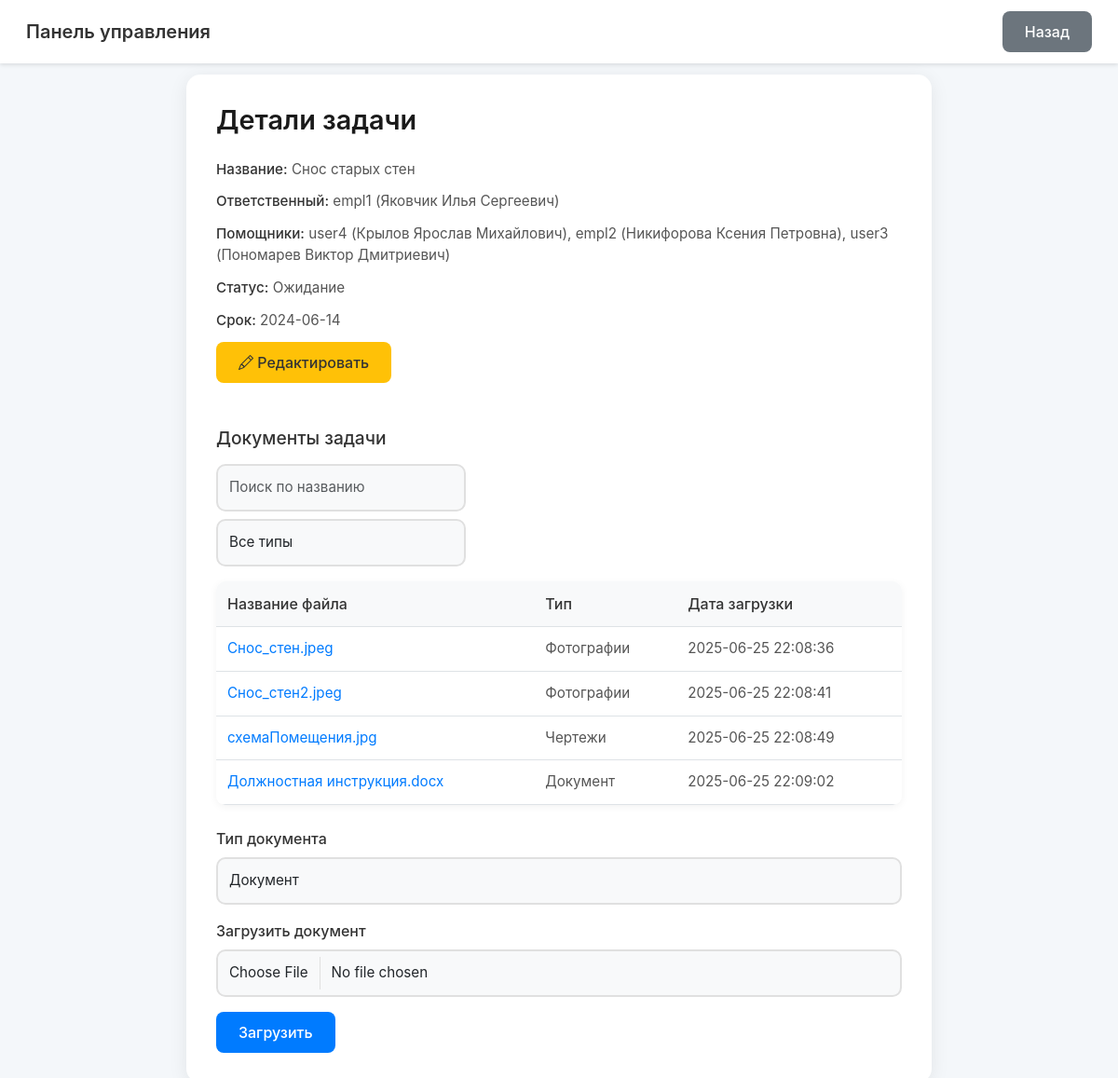
/pages/task_details.php?task_id=35 (signed in), run on the app's committed database.
### tables this page shows
CREATE TABLE `tasks` (
  `task_id` int NOT NULL,
  `project_id` int DEFAULT NULL,
  `responsible_id` int NOT NULL,
  `task_name` varchar(255) DEFAULT NULL,
  `assistants` json NOT NULL,
  `status` varchar(50) DEFAULT NULL,
  `deadline` date DEFAULT NULL,
  `created_by` int DEFAULT NULL
);

CREATE TABLE `task_documents` (
  `document_id` int NOT NULL,
  `task_id` int DEFAULT NULL,
  `file_name` varchar(255) DEFAULT NULL,
  `file_path` varchar(255) DEFAULT NULL,
  `document_type` varchar(50) NOT NULL DEFAULT 'document',
  `uploaded_by` int DEFAULT NULL,
  `upload_date` timestamp NULL DEFAULT CURRENT_TIMESTAMP
);

### db.php (called while the page is built, shortened)
<?php
function getProjectParticipants($conn, $project_id) {
    $sql = "CALL GetProjectParticipants(?)";
    $stmt = $conn->prepare($sql);
    $stmt->bind_param("i", $project_id);
    $stmt->execute();
    $result = $stmt->get_result();
    $participants = $result->fetch_all(MYSQLI_ASSOC);
    return $participants;
}
function getTaskDetails($conn, $task_id) {
    $stmt = $conn->prepare("SELECT * FROM tasks WHERE task_id = ?");
    $stmt->bind_param("i", $task_id);
    $stmt->execute();
    $result = $stmt->get_result();
    $task = $result->fetch_assoc();
    return $task;
}
function getTaskDocuments($conn, $task_id) {
    $stmt = $conn->prepare("SELECT document_id, task_id, file_name, file_path, document_type, upload_date, uploaded_by FROM task_documents WHERE task_id = ?");
    $stmt->bind_param("i", $task_id);
    $stmt->execute();
    $result = $stmt->get_result();
    $documents = $result->fetch_all(MYSQLI_ASSOC);
    return $documents;
}
function canViewTask($conn, $user_id, $task_id) {
    $task = getTaskDetails($conn, $task_id);
    $project_id = $task["project_id"];
    $role_id = $_SESSION["role_id"];
    if ($role_id == 1 || $role_id == 2) {
        return true;
    }
    return false;
}
function canUploadTaskDocument($conn, $user_id, $task_id) {
    $task = getTaskDetails($conn, $task_id);
    $project_id = $task["project_id"];
    $role_id = $_SESSION["role_id"];
    if ($role_id == 1 || $role_id == 2) {
        return true;
    }
    return false;
}
function getUserById($conn, $user_id) {
    $stmt = $conn->prepare("SELECT username FROM users WHERE user_id = ?");
    $stmt->bind_param("i", $user_id);
    $stmt->execute();
    $result = $stmt->get_result();
    $user = $result->fetch_assoc();
    return $user;
}
?>

### pages/task_details.php (the view, shortened to what this page needs)
<?php
require_once __DIR__ . '/../db.php';
$task_id = intval($_GET["task_id"]);
$task = getTaskDetails($conn, $task_id);
$project_id = $task["project_id"];
$documents = getTaskDocuments($conn, $task_id);
if (!canViewTask($conn, $_SESSION["user_id"], $task_id)) {
    error_log("Ошибка: нет доступа к задаче, task_id=$task_id, user_id=" . $_SESSION["user_id"]);
    $_SESSION["error_msg"] = "У вас нет доступа к этой задаче.";
    header("Location: ../index.php");
    exit();
}
$participants = getProjectParticipants($conn, $project_id);
$responsible = getUserById($conn, $task["responsible_id"]);
$responsible_name = 'Не указан';
if ($responsible) {
    $full_name = '';
    foreach ($participants as $participant) {
        if ($participant["user_id"] == $task["responsible_id"]) {
            $full_name = $participant["full_name"];
            break;
        }
    }
    $responsible_name = $responsible["username"] . ($full_name ? " ($full_name)" : "");
}
$assistants = json_decode($task["assistants"], true) ?? [];
$assistant_names = array_map(function($id) use ($conn, $participants) {
    $user = getUserById($conn, $id);
    if ($user) {
        $full_name = '';
        foreach ($participants as $participant) {
            if ($participant["user_id"] == $id) {
                $full_name = $participant["full_name"];
                break;
            }
        }
        return $user["username"] . ($full_name ? " ($full_name)" : "");
    }
    error_log("Помощник не найден, assistant_id=$id");
    return 'Не указан';
}, $assistants);
$can_upload = canUploadTaskDocument($conn, $_SESSION["user_id"], $task_id);
$statusTranslations = [
    'pending' => 'Ожидание',
    'in_progress' => 'В процессе',
    'completed' => 'Завершено'
];
$documentTypeTranslations = [
    'drawing' => 'Чертежи',
    'report' => 'Отчеты',
    'photo' => 'Фотографии',
    'document' => 'Документ'
];
$translatedStatus = $statusTranslations[$task["status"]] ?? $task["status"];
?>
<!DOCTYPE html>
<html lang="ru">
<head>
    <link href="https://cdn.jsdelivr.net/npm/bootstrap@5.3.0/dist/css/bootstrap.min.css" rel="stylesheet">
    <link href="https://cdn.jsdelivr.net/npm/bootstrap-icons/font/bootstrap-icons.css" rel="stylesheet">
</head>
<body>
    <nav class="navbar fixed-top">
        <div class="container-fluid">
            <a class="navbar-brand" href="../index.php">Панель управления</a>
            <div class="d-flex">
                <a href="../pages/project_details.php?id=<?= $project_id ?>" class="btn btn-secondary">Назад</a>
            </div>
        </div>
    </nav>
    <div class="container">
        <h2>Детали задачи</h2>
        <div class="task-info">
            <p><strong>Название:</strong> <?= htmlspecialchars($task["task_name"] ?? '') ?></p>
            <p><strong>Ответственный:</strong> <?= htmlspecialchars($responsible_name) ?></p>
            <p><strong>Помощники:</strong> <?= implode(', ', array_map('htmlspecialchars', $assistant_names)) ?: 'Нет помощников' ?></p>
            <p><strong>Статус:</strong> <?= htmlspecialchars($translatedStatus) ?></p>
            <p><strong>Срок:</strong> <?= htmlspecialchars($task["deadline"] ?? '') ?></p>
        </div>
        <?php if ($_SESSION["role_id"] == 1 || $_SESSION["role_id"] == 2): ?>
            <a href="../pages/edit_task.php?task_id=<?= $task_id ?>" class="btn btn-warning mb-3"><i class="bi bi-pencil"></i> Редактировать</a>
        <?php endif; ?>
        <h4>Документы задачи</h4>
        <div class="mb-3 d-flex justify-content-between align-items-end">
            <div class="searchable-filter">
                <input type="text" id="documentSearch" class="form-control" placeholder="Поиск по названию" autocomplete="off">
                <select id="typeFilter" class="form-select mt-2">
                    <option value="">Все типы</option>
                </select>
            </div>
        </div>
        <table class="table table-hover" id="documentsTable">
            <thead>
                <tr>
                    <th>Название файла</th>
                    <th>Тип</th>
                    <th>Дата загрузки</th>
                </tr>
            </thead>
            <tbody>
                <?php foreach ($documents as $doc): ?>
                    <tr>
                        <td><a href="<?= htmlspecialchars($doc["file_path"] ?? '') ?>" target="_blank" download="<?= htmlspecialchars($doc["file_name"] ?? '') ?>"><?= htmlspecialchars($doc["file_name"] ?? '') ?></a></td>
                        <td data-type="<?= htmlspecialchars($doc["document_type"] ?? '') ?>"><?= htmlspecialchars($documentTypeTranslations[$doc["document_type"]] ?? $doc["document_type"]) ?></td>
                        <td><?= htmlspecialchars($doc["upload_date"] ?? '') ?></td>
                    </tr>
                <?php endforeach; ?>
            </tbody>
        </table>
        <?php if ($can_upload): ?>
            <form action="upload_task_document.php" method="post" enctype="multipart/form-data" class="mt-4">
                <div class="mb-3">
                    <label for="document_type" class="form-label">Тип документа</label>
                    <select class="form-select" id="document_type" name="document_type" required>
                        <option value="document" selected>Документ</option>
                    </select>
                </div>
                <div class="mb-3">
                    <label for="document_file" class="form-label">Загрузить документ</label>
                    <input type="file" class="form-control" id="document_file" name="document_file" required>
                </div>
                <button type="submit" class="btn btn-primary">Загрузить</button>
            </form>
        <?php endif; ?>
    </div>
</body>
</html>

### pages/task_details.php (style rules this page uses)
body { background-color: #f4f7fa; font-family: -apple-system, BlinkMacSystemFont, 'Segoe UI', Roboto, Oxygen, Ubuntu, Cantarell, 'Open Sans', 'Helvetica Neue', sans-serif; }
.navbar { background-color: #ffffff; box-shadow: 0 2px 4px rgba(0,0,0,0.1); padding: 0.75rem 1rem; }
.navbar-brand { font-weight: 600; color: #333; }
.container { max-width: 800px; margin-top: 80px; padding: 2rem; background: #ffffff; border-radius: 15px; box-shadow: 0 4px 20px rgba(0,0,0,0.08); }
h2 { font-size: 1.8rem; font-weight: 600; color: #1a1a1a; margin-bottom: 1.5rem; }
h4 { font-size: 1.2rem; font-weight: 500; color: #333; margin-top: 2rem; margin-bottom: 1rem; }
.form-control, .form-select { border: 2px solid #e0e0e0; border-radius: 10px; padding: 12px; font-size: 0.95rem; transition: all 0.3s ease; background: #f8f9fa; }
.form-label { font-weight: 500; color: #333; margin-bottom: 0.5rem; }
.searchable-filter { position: relative; max-width: 300px; }
.table { border-radius: 10px; overflow: hidden; background: #ffffff; box-shadow: 0 2px 8px rgba(0,0,0,0.05); }
.table th { background-color: #f8f9fa; font-weight: 500; color: #333; padding: 12px; }
.table td { padding: 12px; vertical-align: middle; font-size: 0.95rem; color: #555; }
.table a { color: #007bff; text-decoration: none; transition: color 0.2s ease; }
.btn-primary { background-color: #007bff; border: none; padding: 10px 24px; border-radius: 8px; font-weight: 500; transition: background-color 0.3s ease, transform 0.2s ease; }
.btn-secondary { background-color: #6c757d; border: none; padding: 10px 24px; border-radius: 8px; font-weight: 500; transition: background-color 0.3s ease, transform 0.2s ease; }
.btn-warning { background-color: #ffc107; border: none; padding: 10px 24px; border-radius: 8px; font-weight: 500; color: #333; transition: background-color 0.3s ease, transform 0.2s ease; }
.task-info p { font-size: 0.95rem; color: #555; margin-bottom: 0.75rem; }
.task-info strong { color: #333; font-weight: 500; }

### data on the page
tasks: task_name "Снос старых стен", status "Ожидание", deadline "2024-06-14"
task_documents: file_name "Снос_стен.jpeg", document_type "Фотографии", upload_date "2025-06-25 22:08:36"
task_documents: file_name "Снос_стен2.jpeg", document_type "Фотографии", upload_date "2025-06-25 22:08:41"
task_documents: file_name "схемаПомещения.jpg", document_type "Чертежи", upload_date "2025-06-25 22:08:49"
task_documents: file_name "Должностная инструкция.docx", document_type "Документ", upload_date "2025-06-25 22:09:02"

### other printed values
$responsible_name "empl1 (Яковчик Илья Сергеевич)"
